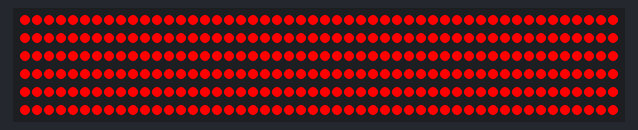
The program below on a simulated Arduino Uno, built with avr-gcc and run on an emulated ATmega328P. Shown: 300 RGB LEDs in strip order, left to right, continuing on the next row. What the program prints to the serial monitor is not drawn.

Above: at 0.1 s.
At 3.1 s:
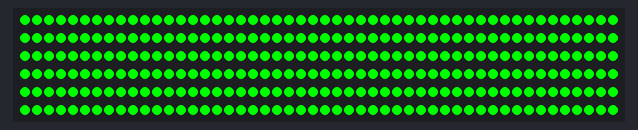
At 6.2 s:
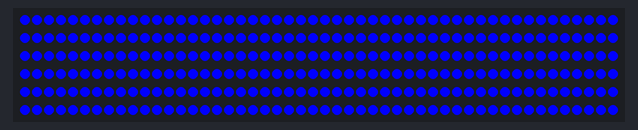

Measured:
- what the display in image 1 shows lasts 3.0 s, from 3.1 s to 6.1 s

The program:

main.cpp
```cpp
#include "FastLED.h"

#define MAX_LEDS 300
#define LED_TYPE WS2812B
#define DATA_PIN 12
#define COLOR_ORDER GRB
#define OFF_TIMEOUT 8000
#define BRIGHTNESS 255
#define DITHER_MODE BINARY_DITHER
#define COLOR_TEMPERATURE CRGB(255, 255, 255)
#define COLOR_CORRECTION TypicalLEDStrip
#define BAUD_RATE 115200

uint8_t prefix[] = {'A', 'd', 'a'};
unsigned long endTime;
CRGB leds[MAX_LEDS];

void showColor(const CRGB &color) {
    LEDS.showColor(color);
}

void switchOff() {
    memset(leds, 0, MAX_LEDS * sizeof(CRGB));
    FastLED.show();
}

bool dataAvailable() {
    while (!Serial.available()) {
        if (OFF_TIMEOUT > 0 && endTime < millis()) {
            switchOff();
            endTime = millis() + OFF_TIMEOUT;
            return false;
        }
    }
    return true;
}

void setup() {
    Serial.begin(BAUD_RATE);
    Serial.print("Ada\n");

    FastLED.addLeds<LED_TYPE, DATA_PIN, COLOR_ORDER>(leds, MAX_LEDS);
    FastLED.setBrightness(BRIGHTNESS);
    FastLED.setTemperature(COLOR_TEMPERATURE);
    FastLED.setCorrection(COLOR_CORRECTION);
    FastLED.setDither(DITHER_MODE);

    for (int i = 0; i < BRIGHTNESS; i++) {
        showColor(CRGB(255, 0, 0));
        delay(150 / BRIGHTNESS);
    }
    for (int i = 0; i < BRIGHTNESS; i++) {
        showColor(CRGB(0, 255, 0));
        delay(150 / BRIGHTNESS);
    }
    for (int i = 0; i < BRIGHTNESS; i++) {
        showColor(CRGB(0, 0, 255));
        delay(150 / BRIGHTNESS);
    }

    showColor(CRGB(0, 0, 0));
    bool transmissionSuccess;
    unsigned long sum_r, sum_g, sum_b;

    for (;;) {
        for (uint8_t i = 0; i < sizeof(prefix); i++) {
            if (!dataAvailable() || prefix[i] != Serial.read()) {
                i = 0;
            }
        }

        if (!dataAvailable()) continue;
        uint8_t hi = Serial.read();
        if (!dataAvailable()) continue;
        uint8_t lo = Serial.read();
        if (!dataAvailable()) continue;
        uint8_t chk = Serial.read();

        if (chk != (hi ^ lo ^ 0x55)) continue;

        int num_leds = min(MAX_LEDS, (hi << 8) + lo + 1);
        memset(leds, 0, num_leds * sizeof(CRGB));
        transmissionSuccess = true;

        for (int idx = 0; idx < num_leds; idx++) {
            if (!dataAvailable()) {
                transmissionSuccess = false;
                break;
            }
            leds[idx].r = Serial.read();
            if (!dataAvailable()) {
                transmissionSuccess = false;
                break;
            }
            leds[idx].g = Serial.read();
            if (!dataAvailable()) {
                transmissionSuccess = false;
                break;
            }
            leds[idx].b = Serial.read();
        }

        if (transmissionSuccess) {
            endTime = millis() + OFF_TIMEOUT;
            FastLED.show();
        }
    }
}

void loop() {}
```
